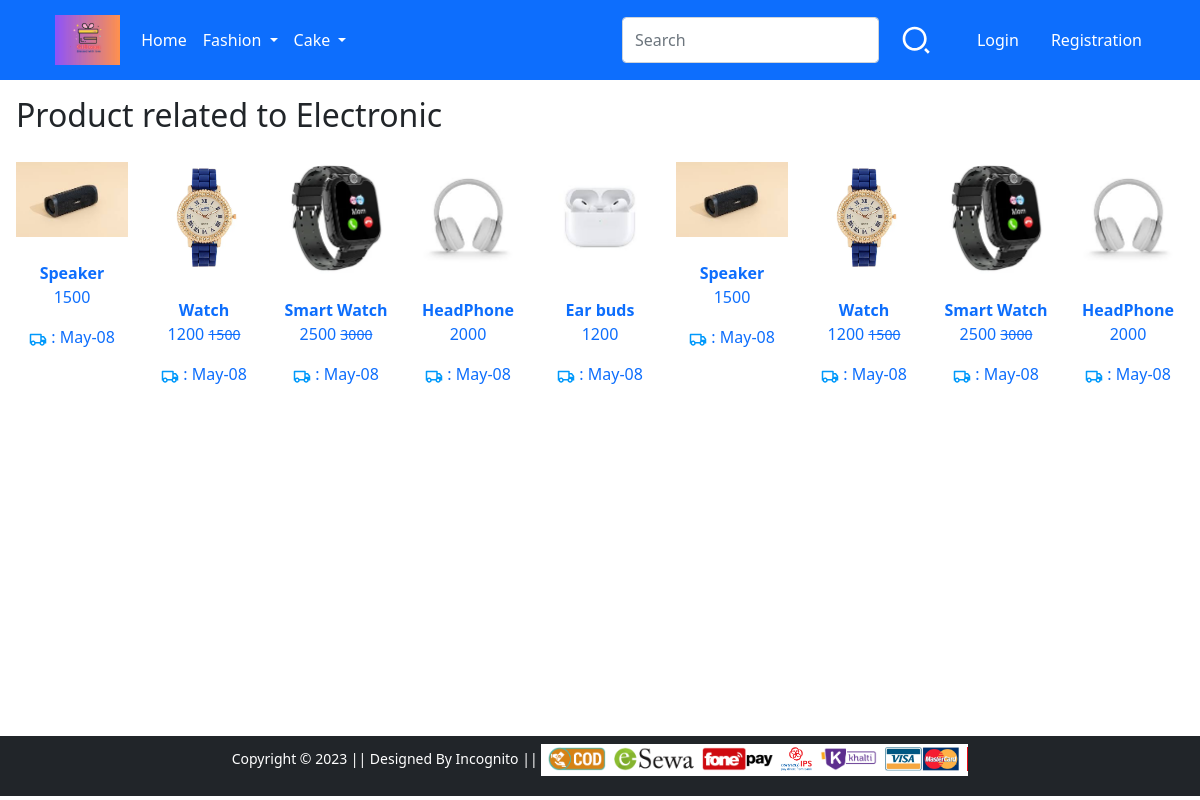
The page /category/Electronic on the database its author committed.
### app/models.py (models this page shows, shortened)
class item(models.Model):
    name = models.CharField(max_length=56,default = None)
    description = models.CharField(max_length=500,default = " Good quality product")
    image = models.ImageField(upload_to=upload_path)
    price = models.IntegerField()
    offer_price = models.IntegerField(default=0)
    category = models.CharField(choices=categories,max_length=20)
    id = models.AutoField(primary_key=True)

### app/views.py (the view)
# urls.py: path('category/<category>', views.category, name='category'),
def category(request,category):
    print(category)
    products = item.objects.filter(category=category).order_by(Random())
    return render(request, 'app/category.html',dict(products=products,category= category))

### app/context_processors.py (called while the page is built)
def common_data(request):
    if request.user.is_authenticated:
        cart_list = wishlist.objects.filter(user=request.user)
        nocart = len(cart_list)
    else:
        nocart = 0
    return{'nocart':nocart}

def delivery_time(request):
    utc_time = datetime.today()
    nepal_time = utc_time + timedelta(seconds=5*60*60+45*60)
    if int(nepal_time.strftime('%H')) < 16:
        delivery_time = nepal_time.strftime('%b-%d')
    else:
        nepal_time = utc_time + timedelta(days=1)
        delivery_time = nepal_time.strftime('%b-%d')
    return {'delivery_time':delivery_time}

### app/templates/app/category.html (shortened to what this page needs)
{% extends 'app/base.html' %}
{% load static %}
{% block main-content %}
<div class="m-3">
    <h2>Product related to {{category}}</h2>
    <div class="owl-carousel" id="slider1">
     {% for product in products %}
   <a href="{% url 'product-detail' product.id %}" class = "text-decoration-none">
     <div class="item"><img src="/media/{{ product.image }}" alt="" ><br><span class="fw-bold">{{product.name}}</span><br><p>{{product.price}} {% if product.offer_price > 0 %}<small class="fw-light text-decoration-line-through">{{product.offer_price}}</small>{% endif %}</p> <p>
        : {{delivery_time}}</p> <br></div></a>
     {% endfor %}
    </div>
   </div>
{% endblock main-content %}

### app/static/app/css/style.css (style rules this page uses)
.owl-carousel .item { font-size: 16px; text-align: center; margin-top: 20px;; }

### app/templates/app/base.html (style rules this page uses)
html { position: relative; min-height: 100%; }
body { margin-bottom: 100px; }

### rows shown on the page
item: image (picture), name "Speaker", price "1500"
item: image (picture), name "Watch", price "1200", offer_price "1500"
item: image (picture), name "Smart Watch", price "2500", offer_price "3000"
item: image (picture), name "HeadPhone", price "2000"
item: image (picture), name "Ear buds", price "1200"

### other values the page prints
{{ category }} "Electronic"
